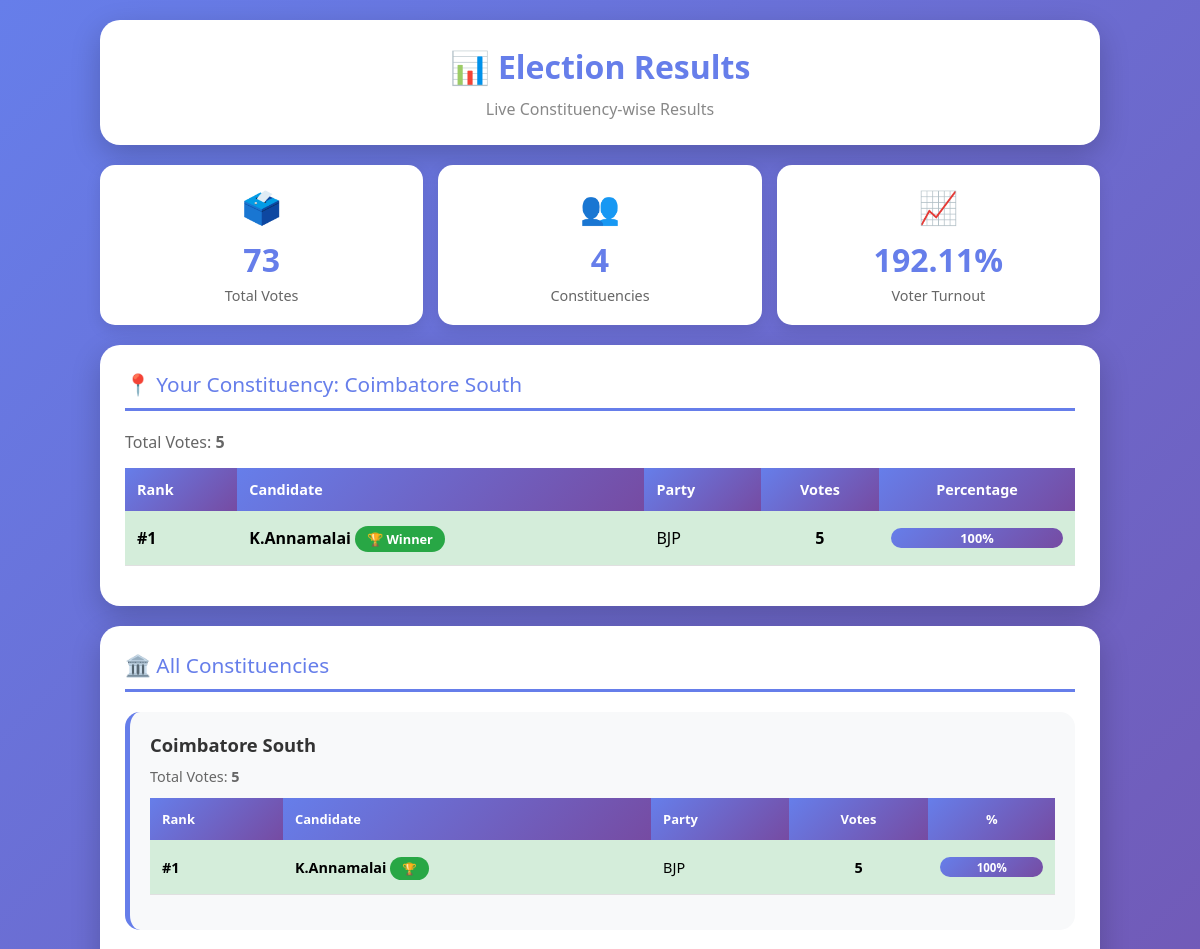
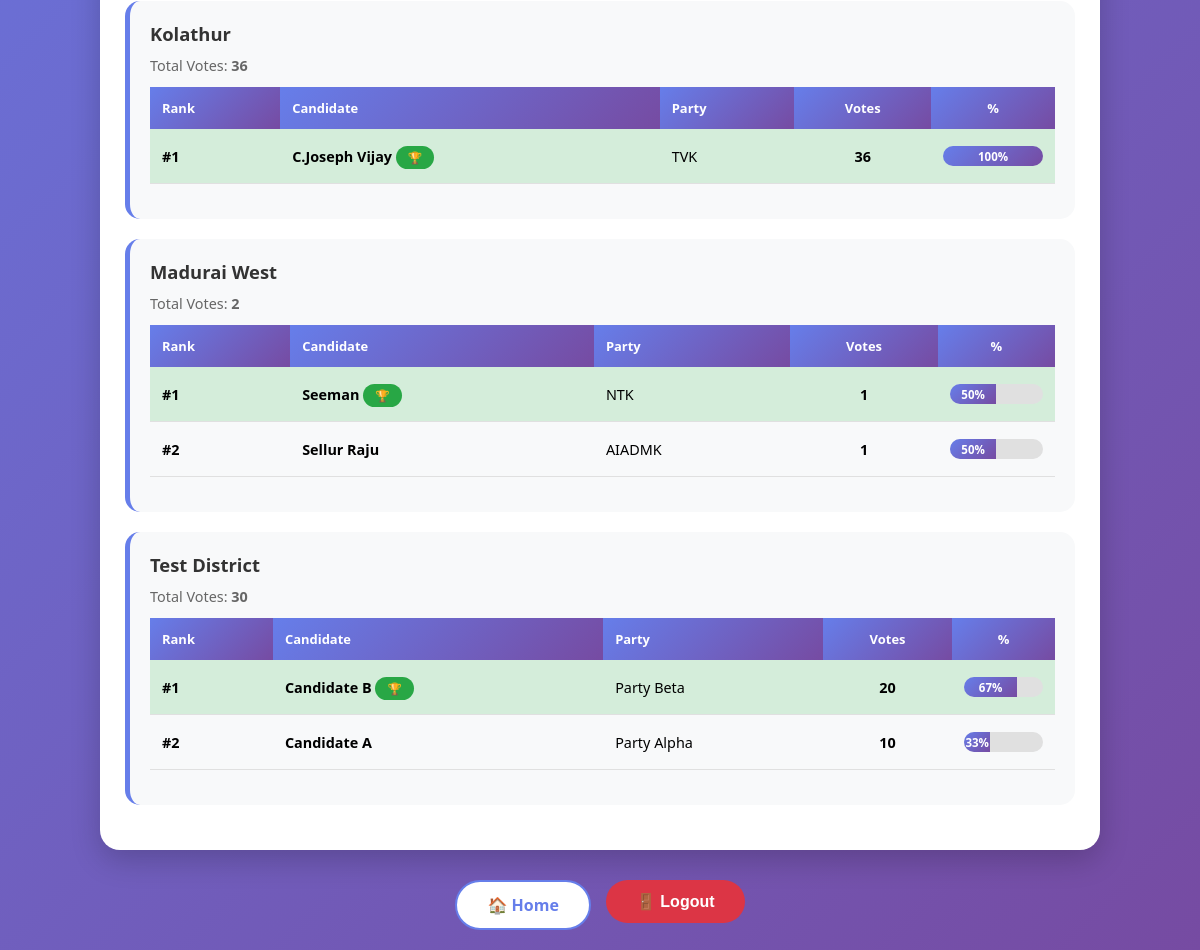
Screenshot of /result/ (signed in) with the database file from the repository (2 pictures, top to bottom).
### voting/models.py (models this page shows, shortened)
class Constituency(models.Model):
    name = models.CharField(max_length=100, unique=True)
    registered_voters = models.IntegerField(default=0, help_text="Total registered voters")
    class Meta:
        verbose_name_plural = "Constituencies"
        ordering = ['name']

class Candidate(models.Model):
    name = models.CharField(max_length=100)
    party = models.CharField(max_length=100)
    constituency = models.ForeignKey(Constituency, on_delete=models.CASCADE)
    photo = models.ImageField(upload_to='candidate_photos/', blank=True, null=True)
    class Meta:
        ordering = ['name']
        unique_together = ['name', 'constituency']

### voting/views.py (the view)
# urls.py: path('result/', views.result, name='result'),
def result(request):
    try:
        all_constituencies = Constituency.objects.all()
        total_votes_overall = Vote.objects.count()
        total_voters = User.objects.filter(voterprofile__isnull=False).count()
        voter_turnout = round((total_votes_overall / total_voters * 100), 2) if total_voters > 0 else 0
        user_constituency = None
        my_constituency_results = []
        my_total_votes = 0
        has_voted = False
        if request.user.is_authenticated:
            try:
                user_profile = VoterProfile.objects.get(user=request.user)
                user_constituency = user_profile.constituency
                has_voted = Vote.objects.filter(user=request.user).exists()
                my_constituency_results = Vote.objects.filter(
                    candidate__constituency=user_constituency
                ).values(
                    "candidate__name",
                    "candidate__party"
                ).annotate(
                    total=Count("candidate")
                ).order_by("-total")
                my_total_votes = Vote.objects.filter(
                    candidate__constituency=user_constituency
                ).count()
            except VoterProfile.DoesNotExist:
                pass  # User doesn't have a voter profile
        constituency_stats = []
        for const in all_constituencies:
            const_votes = Vote.objects.filter(
                candidate__constituency=const
            ).count()
            const_results = Vote.objects.filter(
                candidate__constituency=const
            ).values(
                "candidate__name",
                "candidate__party"
            ).annotate(
                total=Count("candidate")
            ).order_by("-total")
            winner = const_results.first() if const_results else None
            constituency_stats.append({
                'constituency': const,
                'total_votes': const_votes,
                'results': list(const_results),
                'winner': winner
            })
        context = {
            'total_votes_overall': total_votes_overall,
            'voter_turnout': voter_turnout,
            'constituency_stats': constituency_stats,
            'user_constituency': user_constituency,
            'my_constituency_results': my_constituency_results,
            'my_total_votes': my_total_votes,
            'has_voted': has_voted,
        }
        return render(request, "voting/result.html", context)
    except Exception as e:
        logger.exception(f"Error displaying results: {str(e)}")
        messages.error(request, "Error loading results")
        return redirect("home")

### voting/templates/voting/result.html (shortened to what this page needs)
<!DOCTYPE html>
<html lang="en">
<head>
</head>
<body>
    <div class="container">
        <div class="header">
            <h1>📊 Election Results</h1>
            <p style="color: #888;">Live Constituency-wise Results</p>
        </div>
        <div class="stats-grid">
            <div class="stat-card">
                <div class="stat-icon">🗳️</div>
                <div class="stat-value">{{ total_votes_overall|default:"0" }}</div>
                <div class="stat-label">Total Votes</div>
            </div>
            <div class="stat-card">
                <div class="stat-icon">👥</div>
                <div class="stat-value">
                    {% if constituency_stats %}
                        {{ constituency_stats|length }}
                    {% else %}
                        0
                    {% endif %}
                </div>
                <div class="stat-label">Constituencies</div>
            </div>
            <div class="stat-card">
                <div class="stat-icon">📈</div>
                <div class="stat-value">{{ voter_turnout|default:"0" }}%</div>
                <div class="stat-label">Voter Turnout</div>
            </div>
        </div>
        {% if user_constituency %}
        <div class="section">
            <div class="section-title">📍 Your Constituency: {{ user_constituency.name }}</div>
            {% if my_constituency_results %}
                <p style="color: #666; margin-bottom: 15px;">
                    Total Votes: <strong>{{ my_total_votes }}</strong>
                </p>
                <table class="result-table">
                    <thead>
                        <tr>
                            <th>Rank</th>
                            <th>Candidate</th>
                            <th>Party</th>
                            <th style="text-align: center;">Votes</th>
                            <th style="text-align: center;">Percentage</th>
                        </tr>
                    </thead>
                    <tbody>
                        {% for result in my_constituency_results %}
                        <tr {% if forloop.first %}class="winner-row"{% endif %}>
                            <td><strong>#{{ forloop.counter }}</strong></td>
                            <td>
                                <strong>{{ result.candidate__name }}</strong>
                                {% if forloop.first %}
                                    <span class="winner-badge">🏆 Winner</span>
                                {% endif %}
                            </td>
                            <td>{{ result.candidate__party }}</td>
                            <td style="text-align: center;"><strong>{{ result.total }}</strong></td>
                            <td style="text-align: center;">
                                <div class="progress-bar">
                                    <div class="progress-fill" data-width="{% widthratio result.total my_total_votes 100 %}">
                                        {% widthratio result.total my_total_votes 100 %}%
                                    </div>
                                </div>
                            </td>
                        </tr>
                        {% endfor %}
                    </tbody>
                </table>
            {% else %}
                <p class="no-votes">No votes cast in your constituency yet.</p>
            {% endif %}
        </div>
        {% endif %}
        <div class="section">
            <div class="section-title">🏛️ All Constituencies</div>
            {% if constituency_stats %}
                {% for stat in constituency_stats %}
                    <div class="constituency-card">
                        <div class="constituency-name">{{ stat.constituency.name }}</div>
                        <p style="color: #666; font-size: 0.9em; margin-bottom: 12px;">
                            Total Votes: <strong>{{ stat.total_votes }}</strong>
                        </p>
                        {% if stat.results %}
                            <table class="result-table" style="font-size: 0.9em;">
                                <thead>
                                    <tr>
                                        <th>Rank</th>
                                        <th>Candidate</th>
                                        <th>Party</th>
                                        <th style="text-align: center;">Votes</th>
                                        <th style="text-align: center;">%</th>
                                    </tr>
                                </thead>
                                <tbody>
                                    {% for result in stat.results %}
                                    <tr {% if forloop.first %}class="winner-row"{% endif %}>
                                        <td><strong>#{{ forloop.counter }}</strong></td>
                                        <td>
                                            <strong>{{ result.candidate__name }}</strong>
                                            {% if forloop.first %}
                                                <span class="winner-badge">🏆</span>
                                            {% endif %}
                                        </td>
                                        <td>{{ result.candidate__party }}</td>
                                        <td style="text-align: center;"><strong>{{ result.total }}</strong></td>
                                        <td style="text-align: center;">
                                            {% if stat.total_votes > 0 %}
                                                <div class="progress-bar">
                                                    <div class="progress-fill" data-width="{% widthratio result.total stat.total_votes 100 %}">
                                                        {% widthratio result.total stat.total_votes 100 %}%
                                                    </div>
                                                </div>
                                            {% else %}
                                                0%
                                            {% endif %}
                                        </td>
                                    </tr>
                                    {% endfor %}
                                </tbody>
                            </table>
                        {% else %}
                            <p class="no-votes">No votes cast yet in this constituency</p>
                        {% endif %}
                    </div>
                {% endfor %}
            {% else %}
                <div class="no-votes">
                    <p style="font-size: 1.2em; margin-bottom: 10px;">📍</p>
                    <p>No constituencies found. Please add constituencies to see results.</p>
                </div>
            {% endif %}
        </div>
        <div style="text-align: center; margin-top: 30px;">
            <div class="buttons">
                {% if user.is_authenticated %}
                    <a href="{% url 'home' %}" class="btn btn-secondary">🏠 Home</a>
                    <form method="post" action="{% url 'logout' %}" style="display: inline;">
                        <button type="submit" class="btn btn-logout">🚪 Logout</button>
                    </form>
                {% else %}
                    <a href="{% url 'home' %}" class="btn btn-primary">🏠 Home</a>
                    <a href="{% url 'otp_login' %}" class="btn btn-secondary">🔑 Login</a>
                {% endif %}
            </div>
        </div>
    </div>
</body>
</html>

### voting/templates/voting/result.html (style rules this page uses)
* { margin: 0; padding: 0; box-sizing: border-box; }
body { font-family: 'Segoe UI', Tahoma, Geneva, Verdana, sans-serif; background: linear-gradient(135deg, #667eea 0%, #764ba2 100%); min-height: 100vh; padding: 20px; }
.container { max-width: 1000px; margin: 0 auto; }
.header { background: white; padding: 25px; border-radius: 20px; margin-bottom: 20px; text-align: center; box-shadow: 0 10px 30px rgba(0,0,0,0.2); }
h1 { color: #667eea; font-size: 2em; margin-bottom: 10px; }
.stats-grid { display: grid; grid-template-columns: repeat(auto-fit, minmax(180px, 1fr)); gap: 15px; margin-bottom: 20px; }
.stat-card { background: white; padding: 20px; border-radius: 15px; text-align: center; box-shadow: 0 5px 15px rgba(0,0,0,0.1); }
.stat-icon { font-size: 2em; margin-bottom: 10px; }
.stat-value { font-size: 2em; font-weight: 700; color: #667eea; margin-bottom: 5px; }
.stat-label { color: #666; font-size: 0.9em; }
.section { background: white; padding: 25px; border-radius: 20px; margin-bottom: 20px; box-shadow: 0 10px 30px rgba(0,0,0,0.2); }
.section-title { color: #667eea; font-size: 1.3em; margin-bottom: 20px; padding-bottom: 10px; border-bottom: 3px solid #667eea; }
.result-table { width: 100%; border-collapse: collapse; margin-bottom: 15px; }
.result-table th { background: linear-gradient(135deg, #667eea 0%, #764ba2 100%); color: white; padding: 12px; text-align: left; font-size: 0.9em; }
.result-table td { padding: 12px; border-bottom: 1px solid #e0e0e0; }
.winner-row { background: #d4edda !important; }
.winner-badge { background: #28a745; color: white; padding: 4px 12px; border-radius: 15px; font-size: 0.8em; font-weight: 600; }
.constituency-card { background: #f8f9fa; padding: 20px; border-radius: 15px; margin-bottom: 20px; border-left: 5px solid #667eea; }
.constituency-name { font-size: 1.15em; font-weight: 700; color: #333; margin-bottom: 10px; }
.progress-bar { width: 100%; height: 20px; background: #e0e0e0; border-radius: 10px; overflow: hidden; margin: 5px 0; }
.progress-fill { height: 100%; background: linear-gradient(135deg, #667eea 0%, #764ba2 100%); display: flex; align-items: center; justify-content: center; color: white; font-weight: 700; font-size: 0.8em; transition: width 0.5s; }
.buttons { display: flex; gap: 15px; justify-content: center; flex-wrap: wrap; }
.btn { padding: 12px 30px; text-decoration: none; border-radius: 25px; font-weight: 600; transition: all 0.3s; border: none; cursor: pointer; font-size: 1em; display: inline-flex; align-items: center; gap: 8px; }
.btn-secondary { background: white; color: #667eea; border: 2px solid #667eea; }
.btn-logout { background: #dc3545; color: white; }

### rows the page displays
Constituency: name "Coimbatore South", constituency.name "Coimbatore South", total_votes "5"
Candidate: candidate__name "K.Annamalai", candidate__party "BJP", total "5", total "100"
Constituency: constituency.name "Kolathur", total_votes "36"
Candidate: candidate__name "C.Joseph Vijay", candidate__party "TVK", total "36", total "100"
Constituency: constituency.name "Madurai West", total_votes "2"
Candidate: candidate__name "Seeman", candidate__party "NTK", total "1", total "50"
Candidate: candidate__name "Sellur Raju", candidate__party "AIADMK", total "1", total "50"
Constituency: constituency.name "Test District", total_votes "30"
Candidate: candidate__name "Candidate B", candidate__party "Party Beta", total "20", total "67"
Candidate: candidate__name "Candidate A", candidate__party "Party Alpha", total "10", total "33"

### other values shown
{{ total_votes_overall|default:"0" }} "73"
{{ constituency_stats|length }} "4"
{{ voter_turnout|default:"0" }} "192.11"
{{ my_total_votes }} "5"
